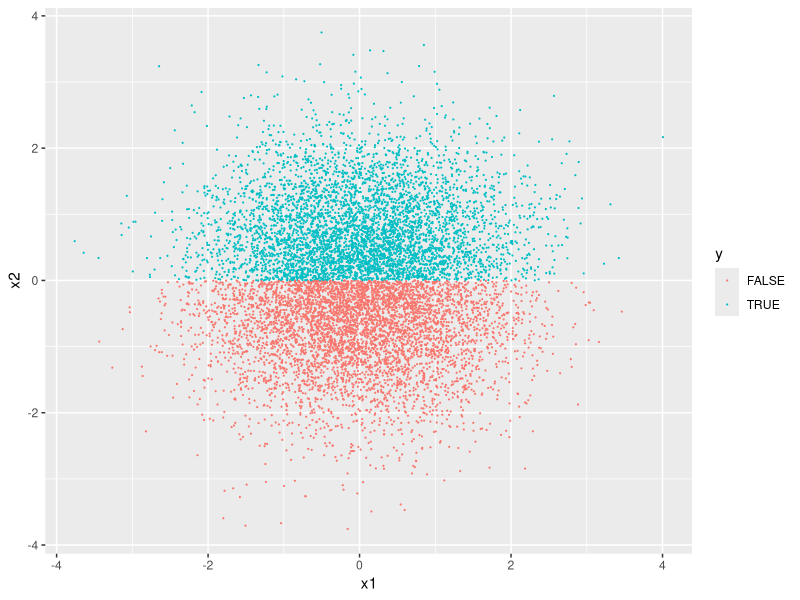
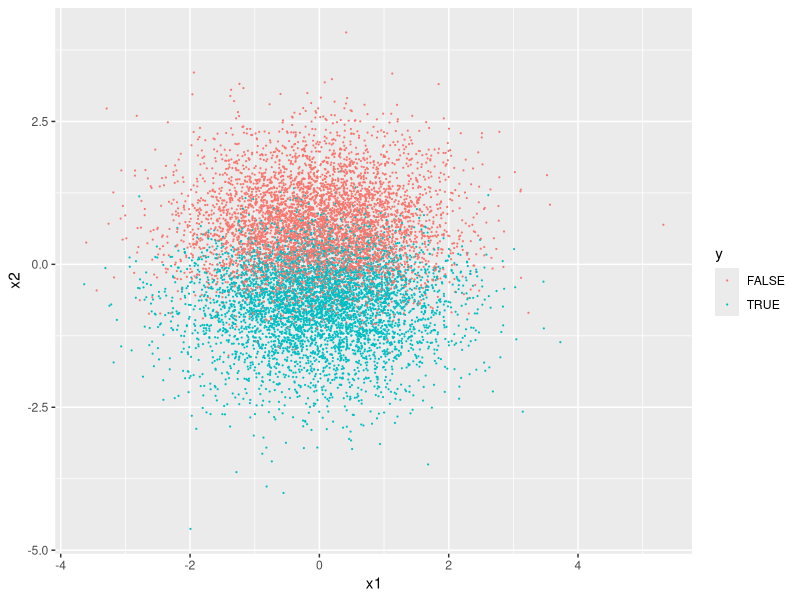
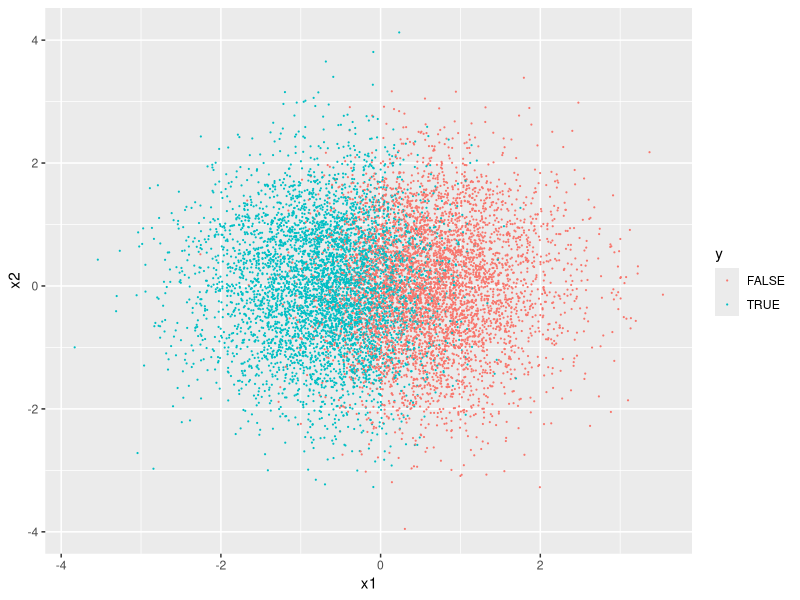
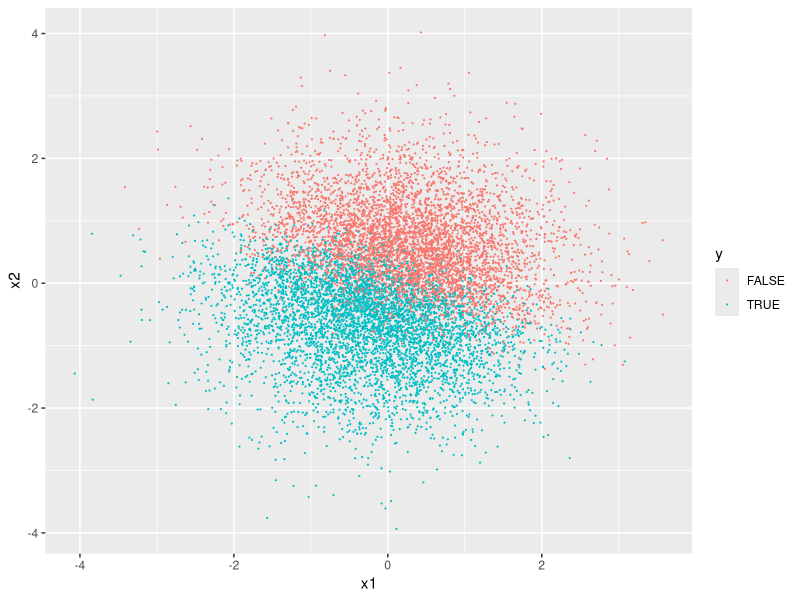
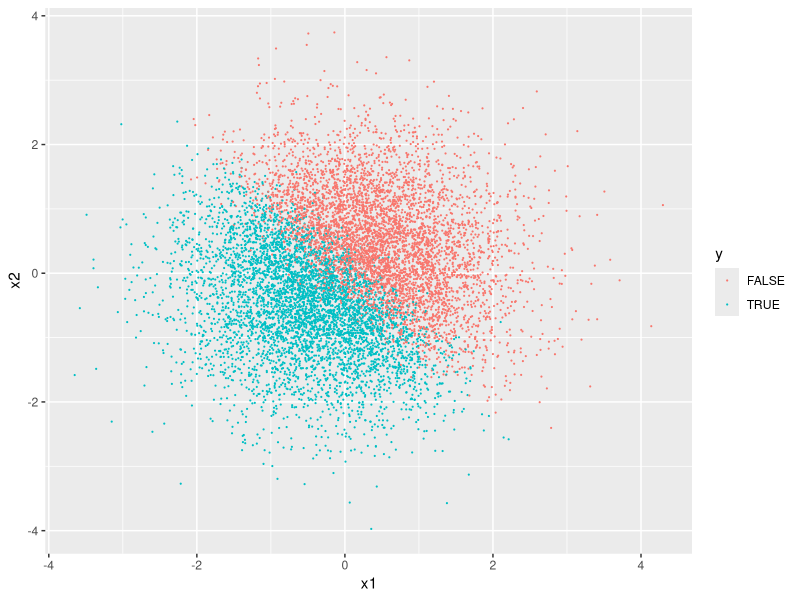
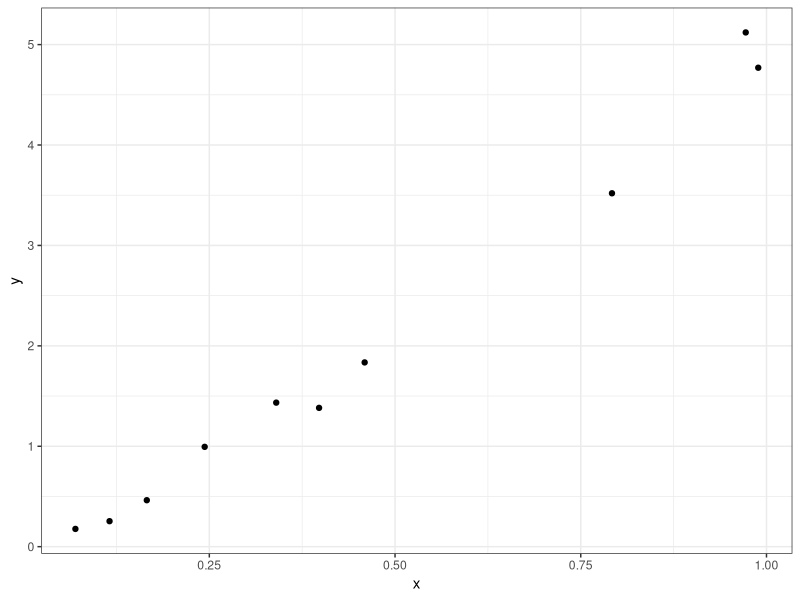
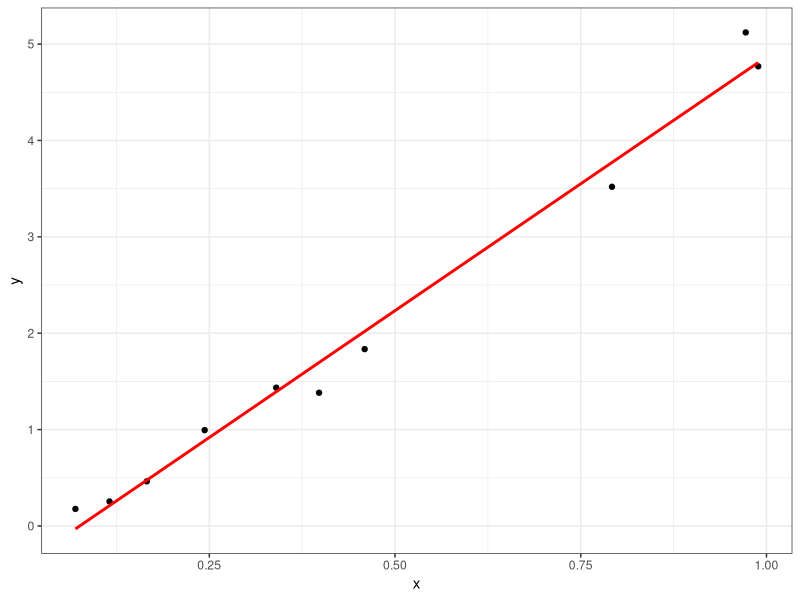
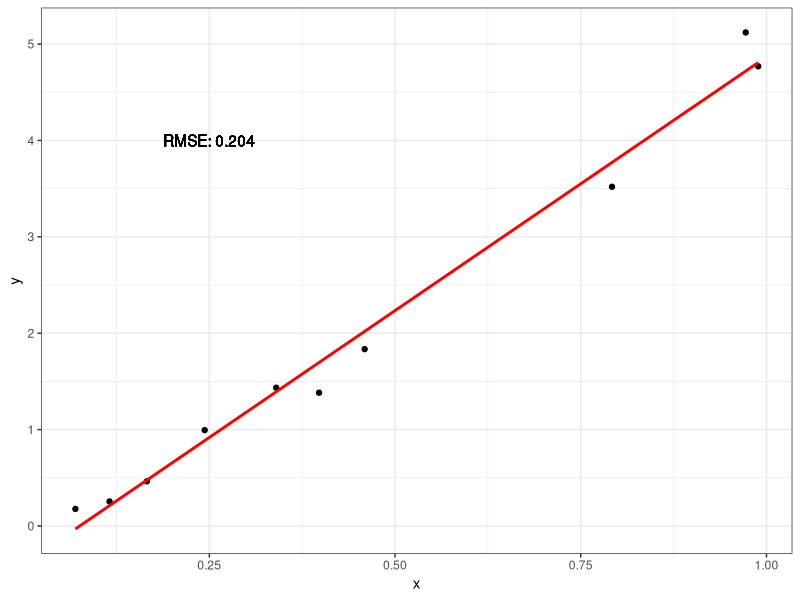

R code for these plots, in order: (Note: this script raises an error after producing the figures.)
## ---- chunk 1
options(htmltools.dir.version = FALSE)

knitr::opts_chunk$set(
  echo = FALSE, 
  message = FALSE, 
  warning = FALSE,
  fig.width=6, 
  fig.height=6,
  fig.align='center'
)

library(tidyverse)
## ---- chunk 2
library(dplyr)
library(ggplot2)

n <- 10000

df <- data_frame(
  x1 = rnorm(n),
  x2 = rnorm(n),
  y = x2 > 0
)

ggplot(df, aes(x = x1, y= x2, color = y)) + geom_point(size = 0.1)
## ---- chunk 3

n <- 10000
df <- data_frame(
  x1 = rnorm(n),
  x2 = rnorm(n),
  prob = 1/(1 + exp(3*x2)),
  y = rbinom(n, size = 1, prob = prob) == 1
)

ggplot(df, aes(x = x1, y= x2, color = y)) + geom_point(size = 0.1)
## ---- chunk 4
n <- 10000
df <- data_frame(
  x1 = rnorm(n),
  x2 = rnorm(n),
  prob = 1/(1 + exp(3*x1)),
  y = rbinom(n, size = 1, prob = prob) == 1
)

ggplot(df, aes(x = x1, y= x2, color = y)) + geom_point(size = 0.1)
## ---- chunk 5
n <- 10000
df <- data_frame(
  x1 = rnorm(n),
  x2 = rnorm(n),
  prob = 1/(1 + exp(2*x1 + 5*x2)),
  y = rbinom(n, size = 1, prob = prob) == 1
)

ggplot(df, aes(x = x1, y= x2, color = y)) + geom_point(size = 0.1)
## ---- chunk 6
n <- 10000
df <- data_frame(
  x1 = rnorm(n),
  x2 = rnorm(n),
  prob = 1/(1 + exp(5*x1 + 5*x2)),
  y = rbinom(n, size = 1, prob = prob) == 1
)

ggplot(df, aes(x = x1, y= x2, color = y)) + geom_point(size = 0.1)
## ---- chunk 7
set.seed(7)

dados <- data_frame(
  x = runif(10),
  y = 2*x + 3*x^2 + rnorm(10, 0, 0.15) 
)

dados2 <- data_frame(
  x = runif(100),
  y = 2*x + 3*x^2 + rnorm(100, 0, 0.1) 
)

modelo <- lm(y ~ x, data = dados)
modelo2 <- lm(y ~ poly(x, 2), data = dados)


ggplot(dados, aes(x = x, y = y)) + 
  geom_point() + 
  theme_bw()
## ---- chunk 8
p <- ggplot(dados, aes(x = x, y = y)) + geom_point() + 
  geom_smooth(formula = y ~ x, colour = "red", se = FALSE, method = 'lm') +
  theme_bw()

p
## ---- chunk 9
calcula_rmse <- function(modelo) {
  mean(residuals(modelo)^2) %>%
    sqrt() %>% 
    round(3)
}

rmse <- calcula_rmse(modelo) %>%
  str_c("RMSE: ", .)

p + geom_text(aes(x = 0.25, y = 4, label = rmse))
## ---- chunk 10
rmse <- calcula_rmse(modelo2) %>%
  str_c("RMSE: ", .)


ggplot(dados, aes(x = x, y = y)) + geom_point() + 
  geom_smooth(formula = y ~ x, colour = "red", se = FALSE, method = 'lm') +
  geom_smooth(formula = y ~ poly(x, 2), colour = "orange", se = FALSE, method = 'lm') +
  geom_text(aes(x = 0.25, y = 4, label = rmse)) +
  theme_bw()
## ---- chunk 11
poly_lm <- function(dados, d) {
  lm(y ~ poly(x, degree = d, raw = TRUE), data = dados)
}

modelos <- map(1:9, poly_lm, dados = dados)
rmse <- 
  map(modelos, calcula_rmse) %>% 
  purrr::flatten_dbl()

tibble(`Grau do polinômio` = 1:9, RMSE = rmse) %>% 
  knitr::kable(format = "html", align = c("c", "c"))
## ---- chunk 12
ggplot(dados, aes(x = x, y = y)) + geom_point() + 
  geom_smooth(formula = y ~ x, colour = "red", se = FALSE, method = 'lm') +
  geom_smooth(formula = y ~ poly(x, 2), colour = "orange", se = FALSE, method = 'lm') +
  geom_smooth(formula = y ~ poly(x, 9), colour = "blue", se = FALSE, method = 'lm') +
  theme_bw()
## ---- chunk 13
ggplot(dados, aes(x = x, y = y)) + geom_point() + 
  geom_smooth(formula = y ~ x, colour = "red", se = FALSE, method = 'lm') +
  geom_smooth(formula = y ~ poly(x, 2), colour = "orange", se = FALSE, method = 'lm') +
  geom_smooth(formula = y ~ poly(x, 9), colour = "blue", se = FALSE, method = 'lm') +
  geom_point(data = dados2, aes(x = x, y = y)) +
  theme_bw()
## ---- chunk 14
calcula_rmse_newdata <- function(modelo, newdata) {
  mean((newdata$y - predict(modelo, newdata = newdata))^2) %>%
    sqrt() %>% 
    round(3)
}

rmse <- 
  map(modelos, calcula_rmse_newdata, newdata = dados2) %>% 
  purrr::flatten_dbl()

tibble(`Grau do polinômio` = 1:9, RMSE = rmse) %>% 
  knitr::kable(format = "html", align = c("c", "c"))
## ---- chunk 15
ggplot(dados2, aes(x = x, y = y)) + geom_point() + 
  geom_smooth(formula = y ~ x, colour = "red", se = FALSE, method = 'lm') +
  geom_smooth(formula = y ~ poly(x, 2), colour = "orange", se = FALSE, method = 'lm') +
  geom_smooth(formula = y ~ poly(x, 9), colour = "blue", se = FALSE, method = 'lm') +
  theme_bw()
## ---- chunk 16
modelos <- map(1:9, poly_lm, dados = dados2)
rmse <- 
  map(modelos, calcula_rmse) %>% 
  purrr::flatten_dbl()

tibble(`Grau do polinômio` = 1:9, RMSE = rmse) %>% 
  knitr::kable(format = "html", align = c("c", "c"))
## ---- chunk 17
knitr::include_graphics("img/loocv.png")
## ---- chunk 18
knitr::include_graphics("img/k-fold-cv.png")
